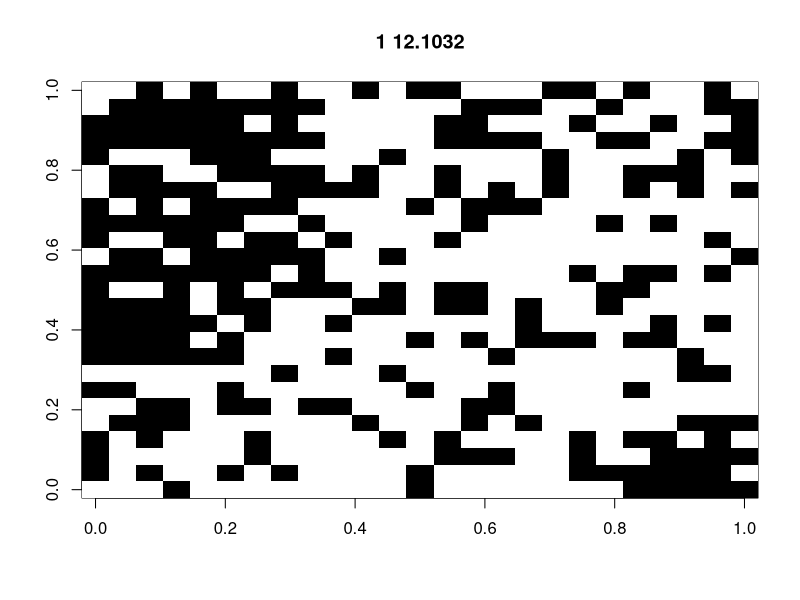
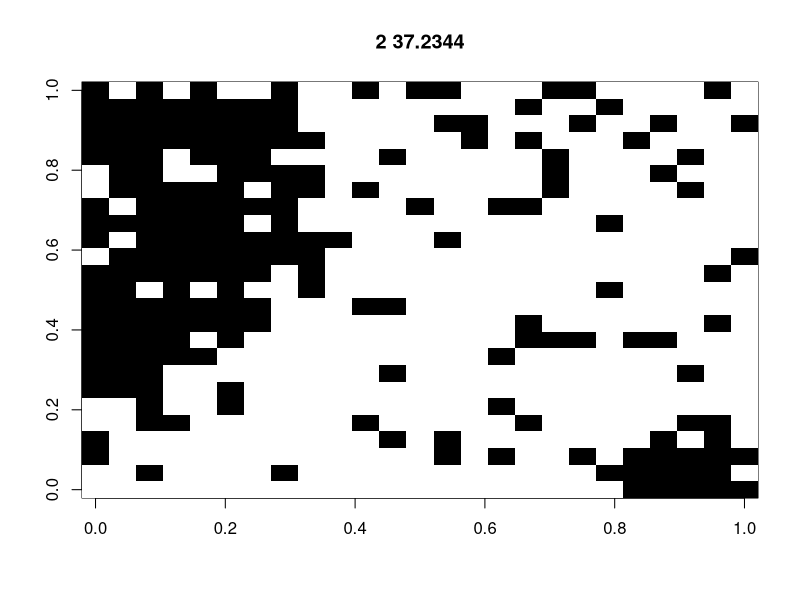
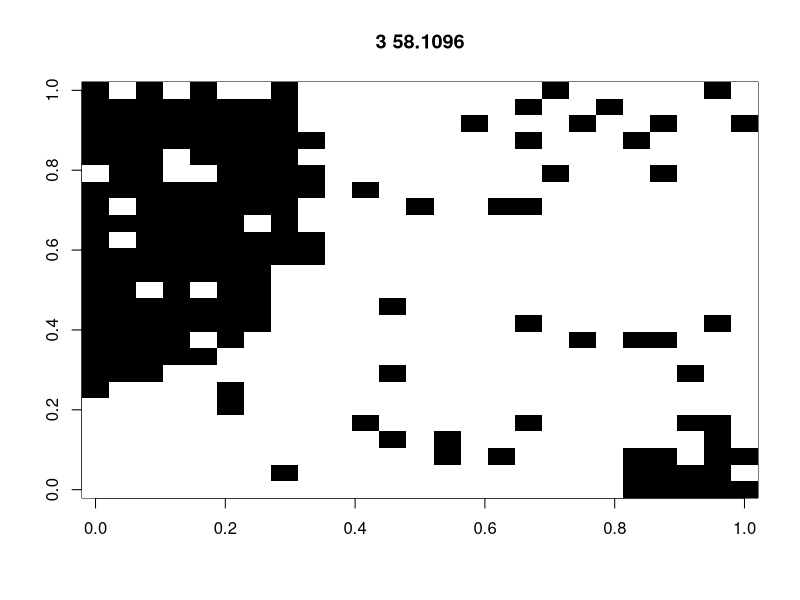
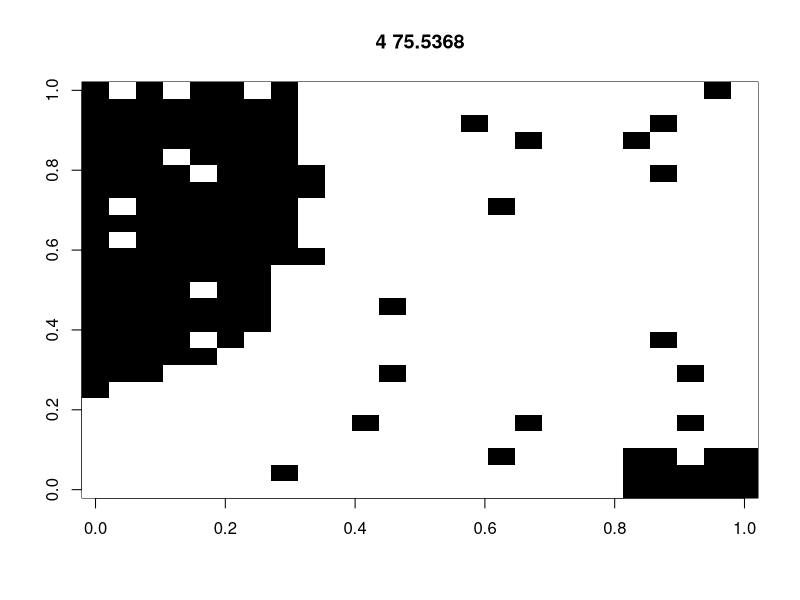
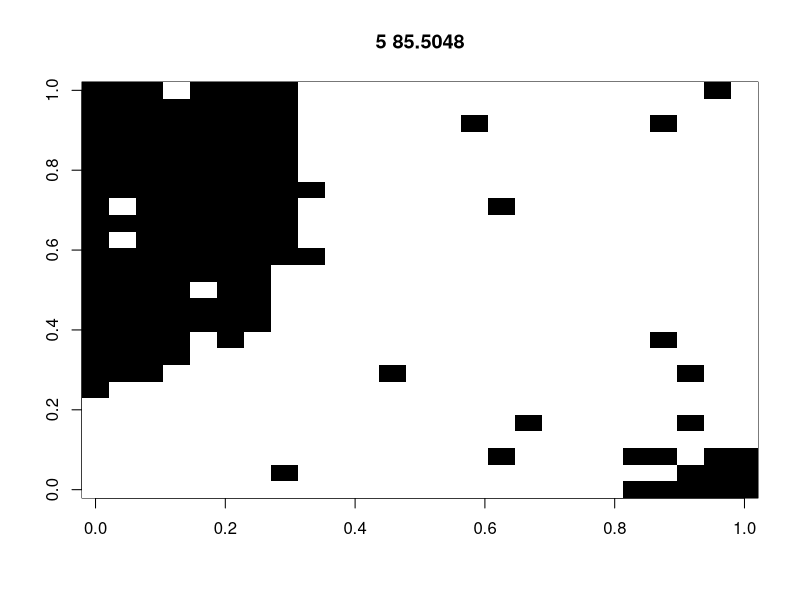
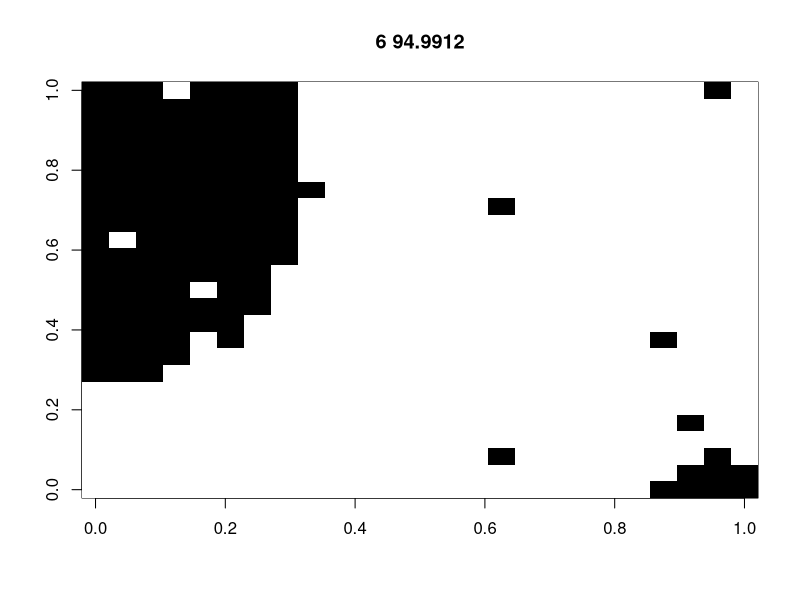
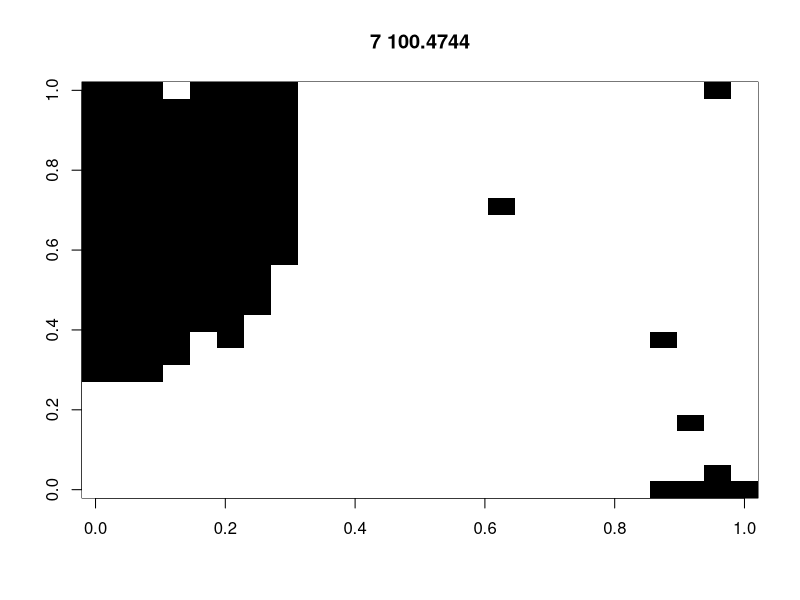
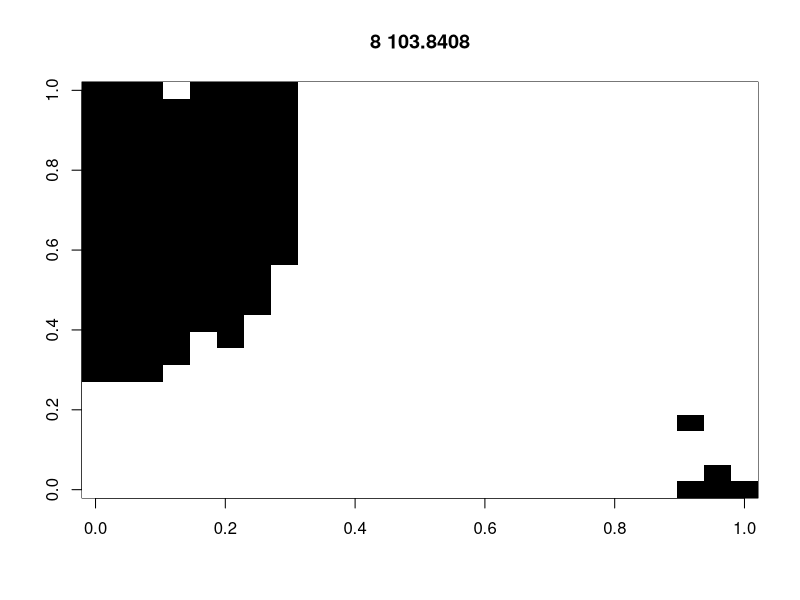

Source code (R) for these figures, in order:
##############################################
# spatial simulations based on the Ising model

# define functions
XiXj1 = function(id,dmat,range) {
  xi = Xi[id]
  if(xi==0) { xi = 1 } else { xi = xi }
  j = as.numeric(which((dmat[,id]<=range)&(dmat[,id]>0)))
  xj = Xi[j]
  xj[xj==0] = 1
  return(xi*sum(xj))
}

# set coefficients
J = -3.0 #= beta_2; 0.3 for (A) and -0.3 for (A)
h = 0.5 #= beta_1

# set a field
rect = 25
N = rect*rect
Xi = sample(c(-1,1),N,replace=T)

smap = cbind(rep(1:rect,each=rect),
             rep(1:rect,rect)
)
dmat = as.matrix(dist(smap))

group = rep(1,rect*rect)


xixj = c()
for(i in 1:N) xixj = c(xixj, XiXj1(i,dmat=dmat,range=sqrt(16)))
Ei_t0 = (J*xixj+h*Xi)

# MCMC by Gibbs sampling
for(j in 1:100) {
  Xi_t0 = Xi
  
  perm = sample(1:N,N)
  for(i in perm) {
    Xi[i] = sample(c(-1,1),1)
    xi = Xi[i]
    if(xi==0) { xi = 1 }
    Ei = -(J*XiXj1(i,dmat=dmat,range=sqrt(16))+h*xi) # set the energy negative to minimize itself
    
    # Metropolis algorithm
    if(Ei_t0[i]<=Ei) {
      Xi[i] = Xi[i]; Ei_t0[i] = Ei
    } else if(runif(1,0,1)<exp(Ei-Ei_t0[i])) {
      Xi[i] = Xi[i]; Ei_t0[i] = Ei
    } else {
      Xi[i] = Xi_t0[i]
    }
  }
  E = mean(Ei_t0)
  image(matrix(Xi,rect,rect),main=paste(j,E),col=c("black","white"))
}


pdf(file=paste0("./output/IsingJ",J,"_h",h,"cnt_d4.pdf"), width=5, height=5)
image(t(matrix(Xi,rect,rect)),main=paste(j,E),col=c("black","white"),las=1,xaxt="n",yaxt="n")
dev.off()
